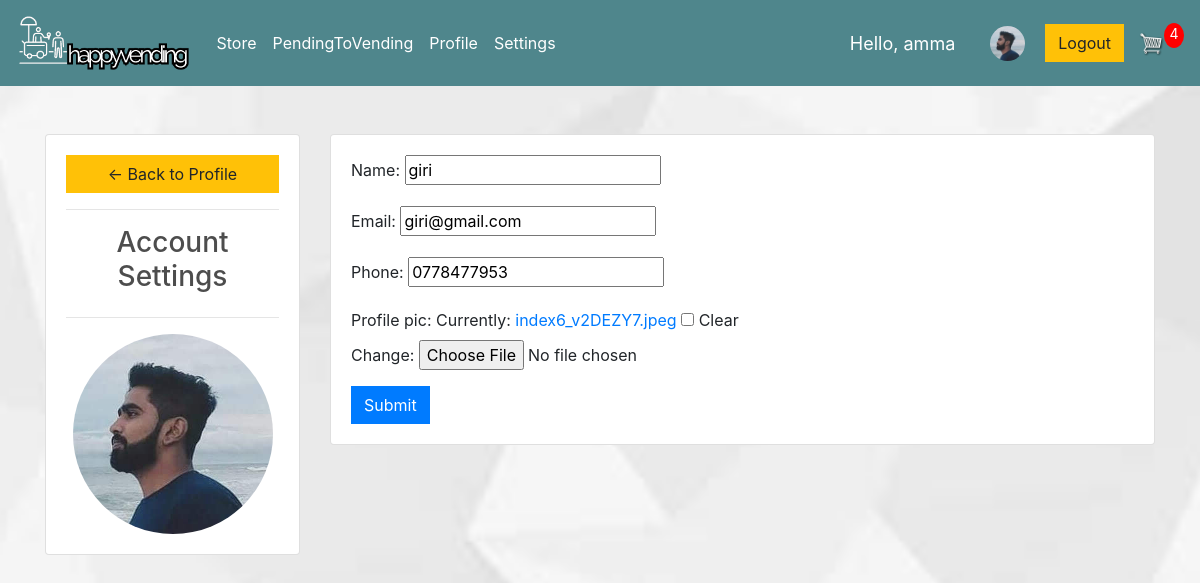
The page /account/accountSettings/ (signed in) on the database its author committed.
### store/models.py (models this page shows, shortened)
class Customer(models.Model):
	user = models.OneToOneField(User, null=True, blank=True, on_delete=models.CASCADE)
	name = models.CharField(max_length=200, null=True)
	email = models.CharField(max_length=200)
	phone = models.CharField(max_length=200, null=True)
	profile_pic= models.ImageField(default= "profile1.png"	,null=True,blank=True)

### account/decorators.py (the view)
		def wrapper_func(request, *args, **kwargs):
			group = None
			if request.user.groups.exists():
				group = request.user.groups.all()[0].name
			if group in allowed_roles:
				return view_func(request, *args, **kwargs)
			else:
				return HttpResponse('You are not authorized to view this page')

### account/forms.py
class CustomerForm(ModelForm):
	class Meta:
		model = Customer
		fields = '__all__'
		exclude = ['user']

### account/views.py (called while the page is built)
@login_required(login_url='login')
@allowed_users(allowed_roles=['customer'])
def accountSettings(request):
	customer = request.user.customer
	form = CustomerForm(instance=customer)
	if request.method == 'POST':
		print('Printing POST:', request.POST)
		form = CustomerForm(request.POST, request.FILES,instance=customer)
		if form.is_valid():
			form.save()
	if request.user.is_authenticated:
		customer = request.user.customer
		order= Order.objects.get(customer=customer, complete=False)
		cartItems = order.get_cart_items
	context = {'form':form,'cartItems':cartItems}
	return render(request, 'account/account_settings.html', context)

### store/models.py (called while the page is built)
	@property
	def get_cart_items(self):
		orderitems = OrderItem.objects.filter(order=self)
		total = sum([item.quantity for item in orderitems])
		return total

### store/templates/account/account_settings.html (shortened to what this page needs)
{% extends 'store/main1.html' %}
{% load static %}
{% block content %}
<br>
<div class="row">
	<div class="col-md-3">
		<div class="card card-body">
			<a class="btn btn-warning" href="{% url 'user-page' %}"> &#8592; Back to Profile</a>
			<hr>
			<h3 style="text-align: center">Account Settings</h3>
			<hr>
			<img class="profile-pic1" src="{{request.user.customer.profile_pic.url}}" >
		</div>
	</div>
	<div class="col-md-9">
		<div class="card card-body">
			<form method="POST" action="" enctype="multipart/form-data">
				{{form.as_p}}
			<input class="btn btn-primary" type="submit" name="Update Information">
			</form>
		</div>
	</div>
</div>
{% endblock %}

### store/templates/store/main1.html (shortened to what this page needs)
<!DOCTYPE html>
{% load static %}
<html>
<head>
  <link rel="stylesheet" href="https://stackpath.bootstrapcdn.com/bootstrap/4.4.1/css/bootstrap.min.css">
  <link rel="stylesheet" type="text/css" href="{% static 'css/main.css' %}">
</head>
<body>
	<nav class="navbar navbar-expand-lg navbar-dark bg-dark">
	  <a class="navbar-brand" href="{% url 'store' %}"><img style="height: 60px" src="{% static 'images/logo.png' %}" alt="Giri"></a>
	  <div class="collapse navbar-collapse" id="navbarSupportedContent">
	    <ul class="navbar-nav mr-auto">
	      <li class="nav-item active">
	        <a class="nav-link" href="{% url 'store' %}">Store <span class="sr-only">(current)</span></a>
	      </li>
	      <li class="nav-item active">
	        	<a class="nav-link" href="{% url 'process_QR' %}">PendingToVending<span class="sr-only">(current)</span></a>
	      	</li>
	      <li class="nav-item active">
	        <a class="nav-link" href="{% url 'user-page' %}">Profile <span class="sr-only">(current)</span></a>
	      </li>
	      <li class="nav-item active">
	        <a class="nav-link" href="{% url 'accountSettings' %}">Settings <span class="sr-only">(current)</span></a>
	      </li>
	    </ul>
	    <div class="form-inline my-2 my-lg-0">
	    	{% if request.user.is_authenticated %}
	    	 <span class="hello-msg">Hello, {{request.user}}</span>
	    	 <span class="hello-msg"><img  class="profile-pic"  src="{{request.user.customer.profile_pic.url}}">	</span>
  			<span ><a  class=" btn btn-warning" href="{% url 'logout' %}">Logout</a></span>
	    	 {% else %}
	     	<a href="{% url 'login' %}" class="btn btn-warning">Login</a>
	     	{% endif %}
	     	<a href="{% url 'cart' %}">
	    		<img  id="cart-icon" src="{% static 'images/cart.png' %}">
	    	</a>
	    	<p id="cart-total">{{cartItems}}</p>
	    </div>
	  </div>
	</nav>
     <div class="container">
            <br>
            {% block content %}
            {% endblock content %}
         </div>
</body>
</html>

### static/css/main.css (style rules this page uses)
h1,h2,h3,h4,h5,h6 { color:hsl(0, 0%, 30%); }
.bg-dark { background-color: #4f868c!important; }
#cart-icon { width:25px; display: inline-block; margin-left: 15px; }
#cart-total { display: block; text-align: center; color:#fff; background-color: red; width: 20px; height: 25px; border-radius: 50%; font-size: 14px; }
.btn { border-radius: 0; }

### store/templates/account/account_settings.html (style rules this page uses)
.profile-pic1 { max-width: 200px; max-height:200px; margin: 0 auto; border-radius: 50%; }

### rows shown on the page
Customer: name "giri", email "giri@gmail.com", phone "0778477953"

### other values the page prints
{{ request.user }} "amma"
{{ cartItems }} "4"
